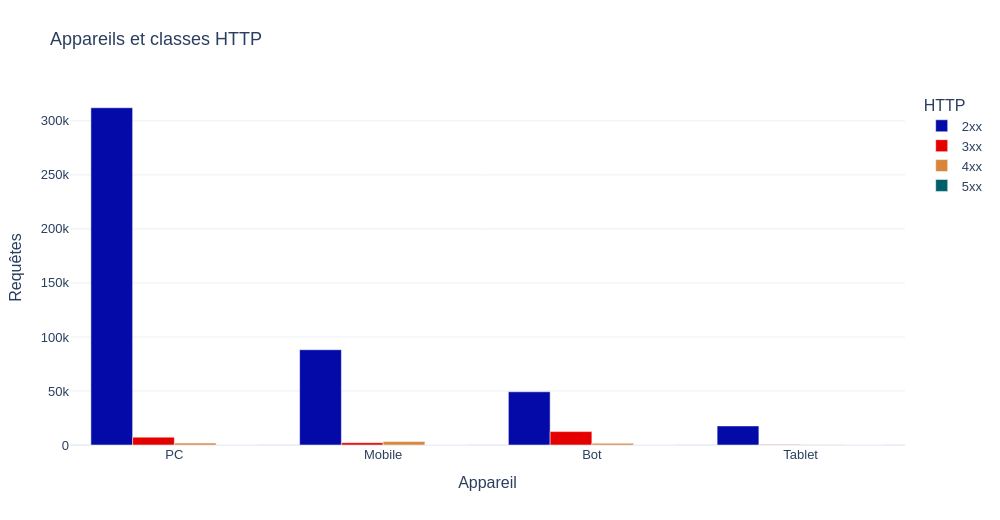

The notebook cell this image was saved under:
### Markdown cell above
### <b><div style='padding:15px;background-color:#d8dcd6;color:#030aa7;font-size:120%;text-align: left'>Plotly</div></b>

### Code cell
ID_GRAPHIQUE = '01_02'
BIBLIOTHEQUE = 'plotly'
fig = px.bar(a, x='appareil', y='n', color='http', barmode='group', labels={'n':'Requêtes','appareil':'Appareil','http':'HTTP'})
montrer_plotly(fig, 'Appareils et classes HTTP')

### Figure 1 — Plotly figure (JSON) as saved in the notebook; plotly's stock layout.template omitted (floating-point values rounded to 4 significant figures)
{"data": [{"alignmentgroup": "True", "hovertemplate": "HTTP=2xx<br>Appareil=%{x}<br>Requêtes=%{y}<extra></extra>", "legendgroup": "2xx", "marker": {"color": "#030aa7", "pattern": {"shape": ""}}, "name": "2xx", "offsetgroup": "2xx", "orientation": "v", "showlegend": true, "textposition": "auto", "type": "bar", "x": ["PC", "Mobile", "Bot", "Tablet"], "xaxis": "x", "y": [312131, 88170, 49254, 17641], "yaxis": "y"}, {"alignmentgroup": "True", "hovertemplate": "HTTP=3xx<br>Appareil=%{x}<br>Requêtes=%{y}<extra></extra>", "legendgroup": "3xx", "marker": {"color": "#e50000", "pattern": {"shape": ""}}, "name": "3xx", "offsetgroup": "3xx", "orientation": "v", "showlegend": true, "textposition": "auto", "type": "bar", "x": ["PC", "Mobile", "Bot", "Tablet"], "xaxis": "x", "y": [7284, 2134, 12420, 174], "yaxis": "y"}, {"alignmentgroup": "True", "hovertemplate": "HTTP=4xx<br>Appareil=%{x}<br>Requêtes=%{y}<extra></extra>", "legendgroup": "4xx", "marker": {"color": "#d8863b", "pattern": {"shape": ""}}, "name": "4xx", "offsetgroup": "4xx", "orientation": "v", "showlegend": true, "textposition": "auto", "type": "bar", "x": ["PC", "Mobile", "Bot", "Tablet"], "xaxis": "x", "y": [1799, 3153, 1637, 301], "yaxis": "y"}, {"alignmentgroup": "True", "hovertemplate": "HTTP=5xx<br>Appareil=%{x}<br>Requêtes=%{y}<extra></extra>", "legendgroup": "5xx", "marker": {"color": "#005f6a", "pattern": {"shape": ""}}, "name": "5xx", "offsetgroup": "5xx", "orientation": "v", "showlegend": true, "textposition": "auto", "type": "bar", "x": ["PC", "Mobile", "Bot", "Tablet"], "xaxis": "x", "y": [70, 21, 8, 3], "yaxis": "y"}], "layout": {"barmode": "group", "font": {"family": "Arial", "size": 13}, "height": 520, "legend": {"title": {"text": "HTTP"}, "tracegroupgap": 0}, "margin": {"b": 75, "l": 70, "r": 45, "t": 90}, "title": {"text": "Appareils et classes HTTP"}, "width": 1000, "xaxis": {"anchor": "y", "domain": [0, 1], "title": {"text": "Appareil"}}, "yaxis": {"anchor": "x", "domain": [0, 1], "title": {"text": "Requêtes"}}}}
